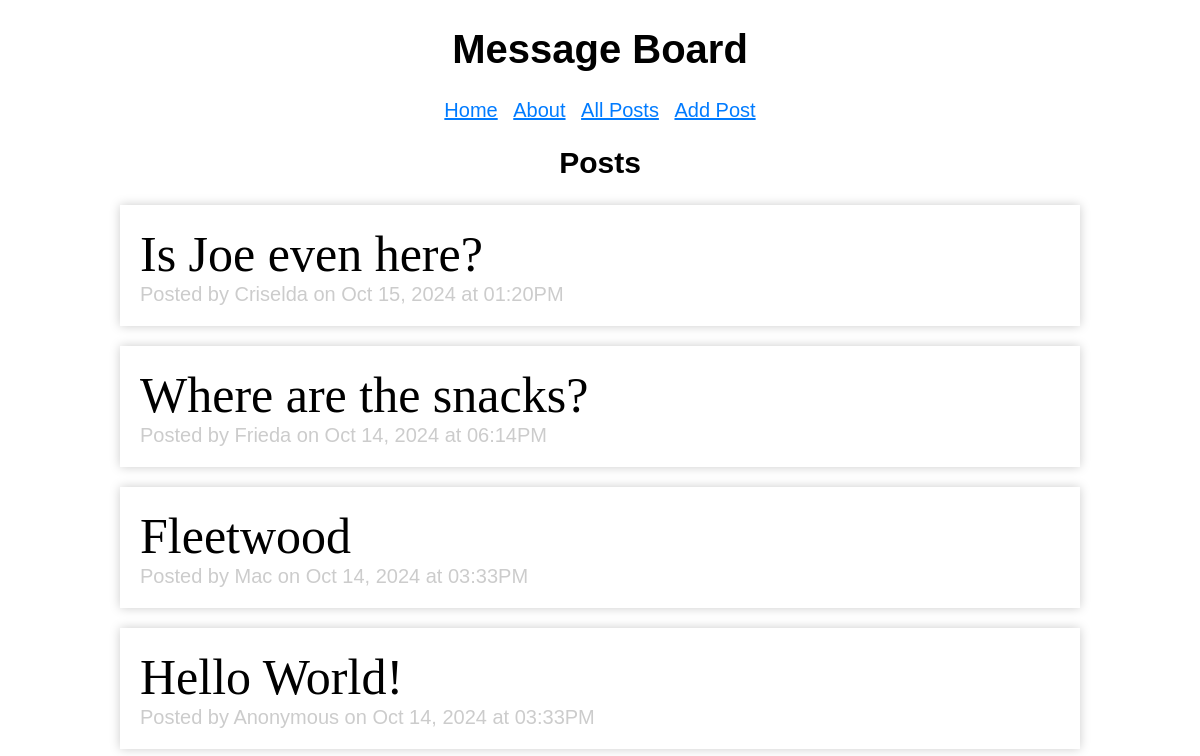
The app's page /post, older data.
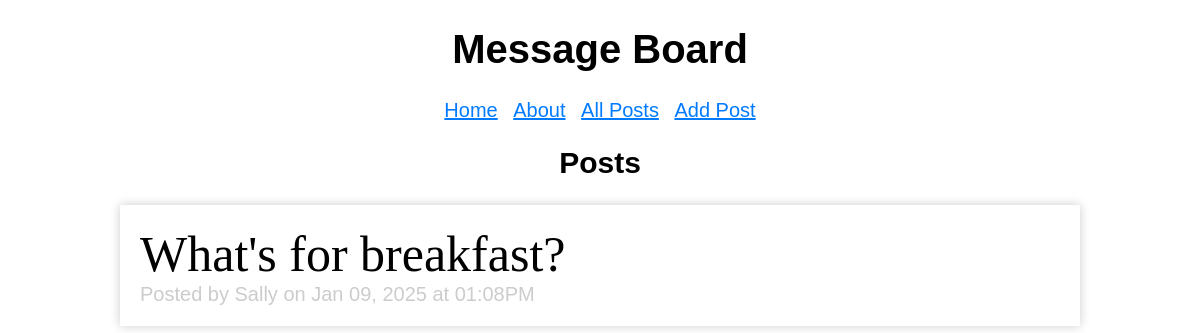
The same page, newer data.
### tables this page shows
CREATE TABLE post (
    id INTEGER PRIMARY KEY AUTOINCREMENT,
    created TIMESTAMP NOT NULL DEFAULT CURRENT_TIMESTAMP,
    author TEXT NOT NULL,
    message TEXT NOT NULL
);

### board/posts.py (the view)
@bp.route('/post')
def posts():
    db = get_db()
    posts = db.execute(
        "SELECT author, message, created FROM post ORDER BY created DESC"
    ).fetchall()
    return render_template('posts/posts.html',posts=posts)

### board/database.py (called while the page is built)
def get_db():
    if "db" not in g:
        g.db = sqlite3.connect(
            current_app.config["DATABASE"],
            detect_types = sqlite3.PARSE_DECLTYPES,
        )
        g.db.row_factory = sqlite3.Row
    return g.db

### board/templates/posts/posts.html
{% extends 'base.html' %}
{% block header %}
<h2>{% block title %}Posts{% endblock title%}</h2>
{% endblock header%}
{% block content %}
 {% for post in posts%}
 <article>
    <p class="message">{{ post['message']}}</p>
    <aside>Posted by {{ post['author']}} on {{ post['created'].strftime("%b %d, %Y at %I:%M%p") }}</aside>
 </article>
 {% endfor %}
{% endblock content %}

### board/templates/base.html (shortened to what this page needs)
<!DOCTYPE html>
<html lang="en">
<head>
    <link rel="stylesheet" href="{{ url_for('static',filename='styles.css') }}">
</head>
<body>
    <h1>Message Board</h1>
    {% include("_navigation.html") %}
    <section>
        <header>
            {% block header %}{% endblock header %}
        </header>
        <main>
            {% block content %}<p>No messages.</p>{% endblock content %}
        </main>
    </section>
</body>
</html>

### board/templates/_navigation.html
<nav>
    <ul>
        <li><a href="{{url_for('pages.home')}}">Home</a></li>
        <li><a href="{{url_for('pages.about')}}">About</a></li>
        <li><a href="{{url_for('posts.posts')}}">All Posts</a></li>
        <li><a href="{{url_for('posts.create')}}">Add Post</a></li>
    </ul>
</nav>

### board/static/styles.css (style rules this page uses)
* { box-sizing: border-box; }
body { font-family: sans-serif; font-size: 20px; margin: 0 auto; text-align: center; }
a, a:visited { color: #007bff; }
nav ul { list-style-type: none; padding: 0; }
nav ul li { display: inline; margin: 0 5px; }
main { width: 80%; margin: 0 auto; }
article, form { text-align: left; min-width: 200px; padding: 20px; margin-bottom: 20px; box-shadow: 0px 0px 10px #ccc; vertical-align: top; }
aside { color: #ccc; }
.message { font-size: 2.5em; font-family: serif; margin: 0; padding: 0; }

Row changes from the older to the newer data that the page shows:
removed post: message "Is Joe even here?", author "Criselda", created "Oct 15, 2024 at 01:20PM"
removed post: message "Where are the snacks?", author "Frieda", created "Oct 14, 2024 at 06:14PM"
removed post: message "Fleetwood", author "Mac", created "Oct 14, 2024 at 03:33PM"
removed post: message "Hello World!", author "Anonymous", created "Oct 14, 2024 at 03:33PM"
added post: message "What's for breakfast?", author "Sally", created "Jan 09, 2025 at 01:08PM"
